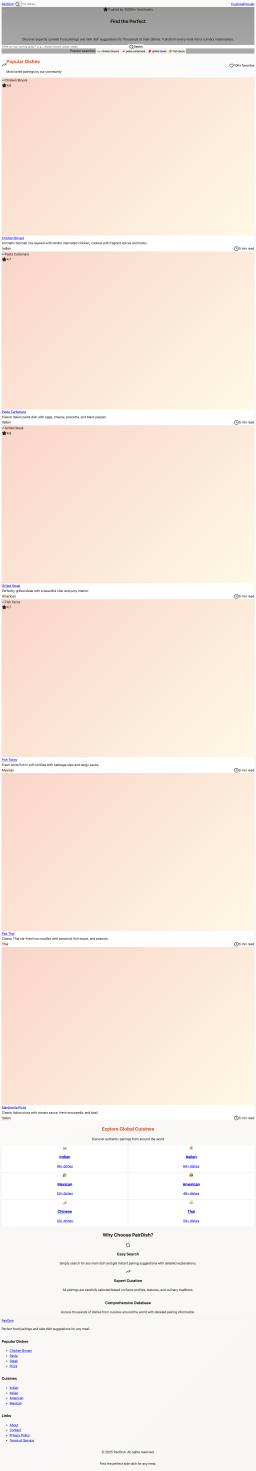
#> input picture current-website.png, 1280 x 7355 px (shown at 1/5 size)
$ python run17_captcha_prep2.py ../current-website.png ../dish-page-direct.png 5 3
#> lines starting #> are read from the running program, lines starting #| are printed output that depends on the picture
#!/usr/bin/env python3
"""Run-17 captcha prep variant B: median-filter smoothing (speckle removal) + upscale, no threshold.

Usage: python3 scripts/run17_captcha_prep2.py <in.png> <out.png> [median_size] [scale]
"""
import sys
from PIL import Image, ImageFilter, ImageOps

src, dst = sys.argv[1], sys.argv[2]
med = int(sys.argv[3]) if len(sys.argv) > 3 else 5
scale = int(sys.argv[4]) if len(sys.argv) > 4 else 4

im = Image.open(src).convert("L")
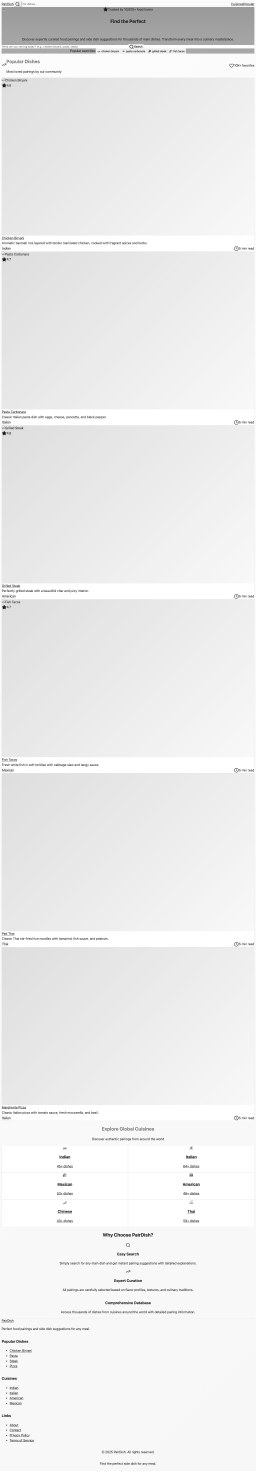
#> im: PIL image 1280x7355 L (shown at 1/5 size); min 0, max 255, mean 236.7
im = im.filter(ImageFilter.MedianFilter(med))
im = ImageOps.autocontrast(im)
im = im.resize((im.width * scale, im.height * scale), Image.LANCZOS)
#> im: PIL image 3840x22065 L
im.save(dst)
print(f"{src} -> {dst} {im.size} median={med}")
#| ../current-website.png -> ../dish-page-direct.png (3840, 22065) median=5
